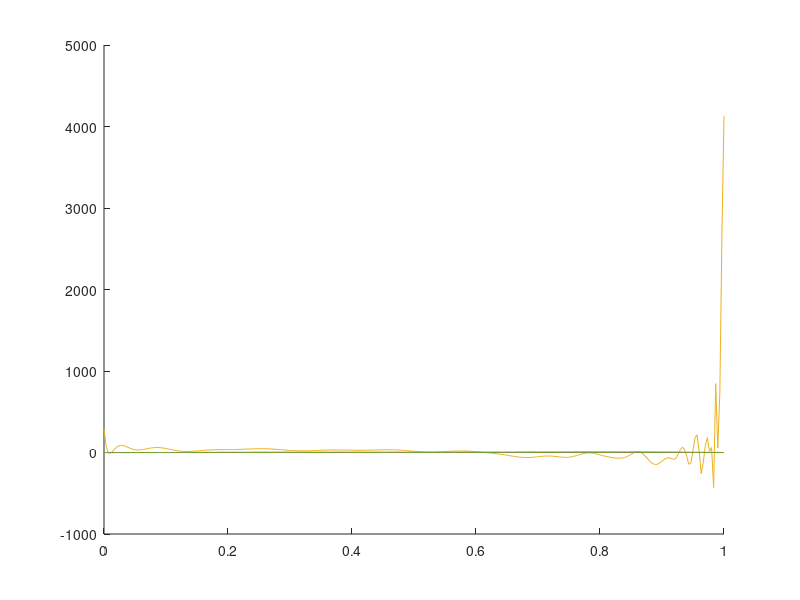
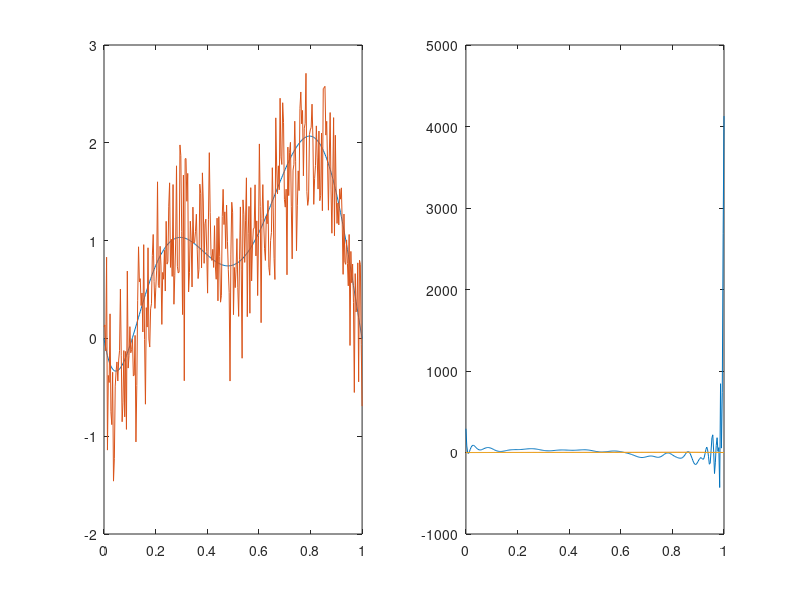

These figures' MATLAB source, in order:
close all;clear all;clc;

%% generate values  
b = [0 0.5 1 0.75 1.5 2 0]';
pointNo = 7;
axis = linspace(0,1,pointNo);
A = zeros(pointNo,length(b));
for i=1:length(b)
   A(:,i) = axis.^(i-1);    
end
x7 = A\b;

pointNo = 300;
A = zeros(pointNo,length(b));
axis = linspace(0,1,pointNo);
for i=1:length(b)
   A(:,i) = axis.^(i-1);    
end

figure(1)
hold on;
plot(axis,A*x7)
bTrue = A*x7;
alpha = 0.5;
b = bTrue + alpha * randn(size(bTrue));
plot(axis,b);

for i=1:pointNo
   A(:,i) = axis.^(i-1);    
end


%% regularize to obtain the noise free solution again.
 [U,S,V] = svd(A);
 sigma = diag(S);
 s = size(A);
 n = s(1);
% comp xOverfit 
lambda = 10e-25;
x = zeros(n,1);
for i = 1:n
    f = S(i,i)^2 / (S(i,i)^2 + lambda^2); 
    x = x + f*((U(:,i)'*b)/S(i,i)) * V(:,i);   
end
xOff = x;

%comp optimal fit.
%xOpt = tikhonov(A,b,15,false);
lambda = 0.079;
x = zeros(n,1);
for i = 1:n
    f = S(i,i)^2 / (S(i,i)^2 + lambda^2); 
    x = x + f*((U(:,i)'*b)/S(i,i)) * V(:,i);   
end
xOpt = x;

%comp overdamped solution.
lambda = 3;
x = zeros(n,1);
for i = 1:n
    f = S(i,i)^2 / (S(i,i)^2 + lambda^2); 
    x = x + f*((U(:,i)'*b)/S(i,i)) * V(:,i);   
end
xDmpd = x;

hold on;
plot(axis,A*xOff);
plot(axis,A*xOpt);
plot(axis,A*xDmpd);
hold off;


%% plot for report
close all
figure(5)
subplot(1,2,1)
plot(axis,bTrue)
hold on
plot(axis,b)
hold off
subplot(1,2,2)
plot(axis,A*xOff)
hold on;
plot(axis,A*xOpt);
plot(axis,A*xDmpd);
hold off;






